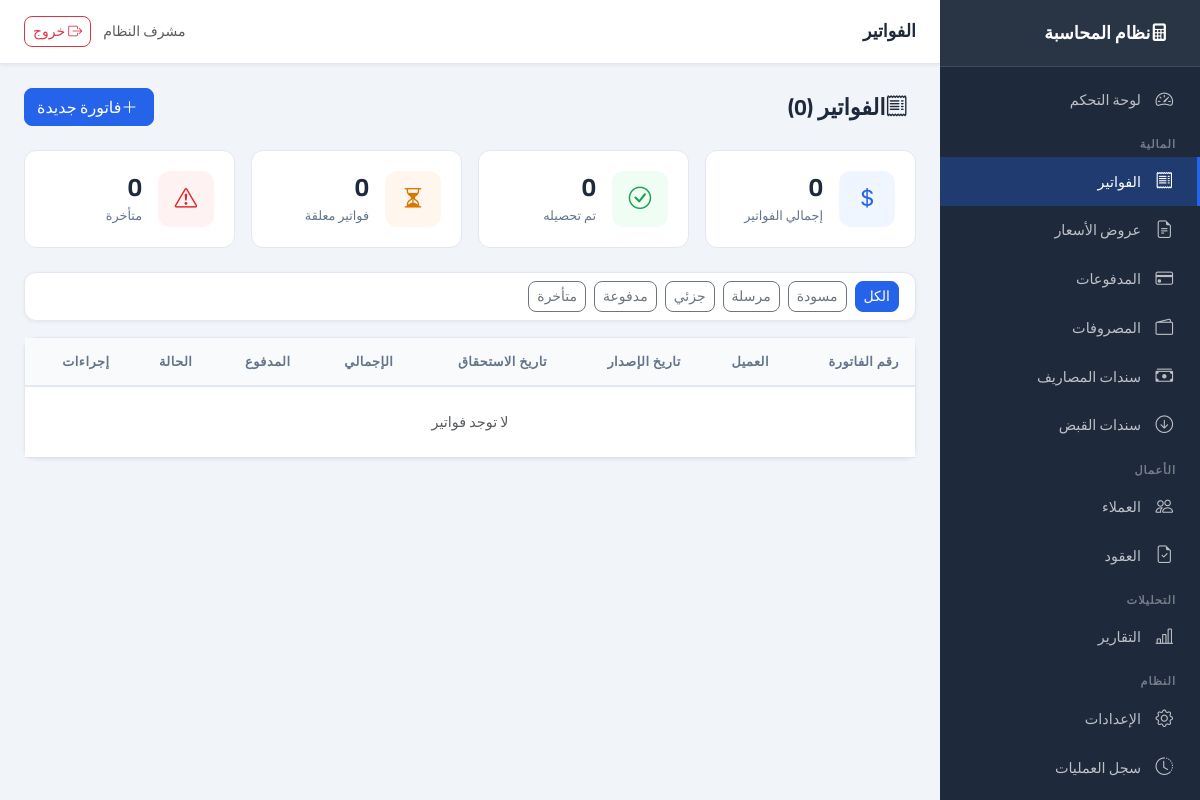
Page /invoices (signed in) on the earlier database version.
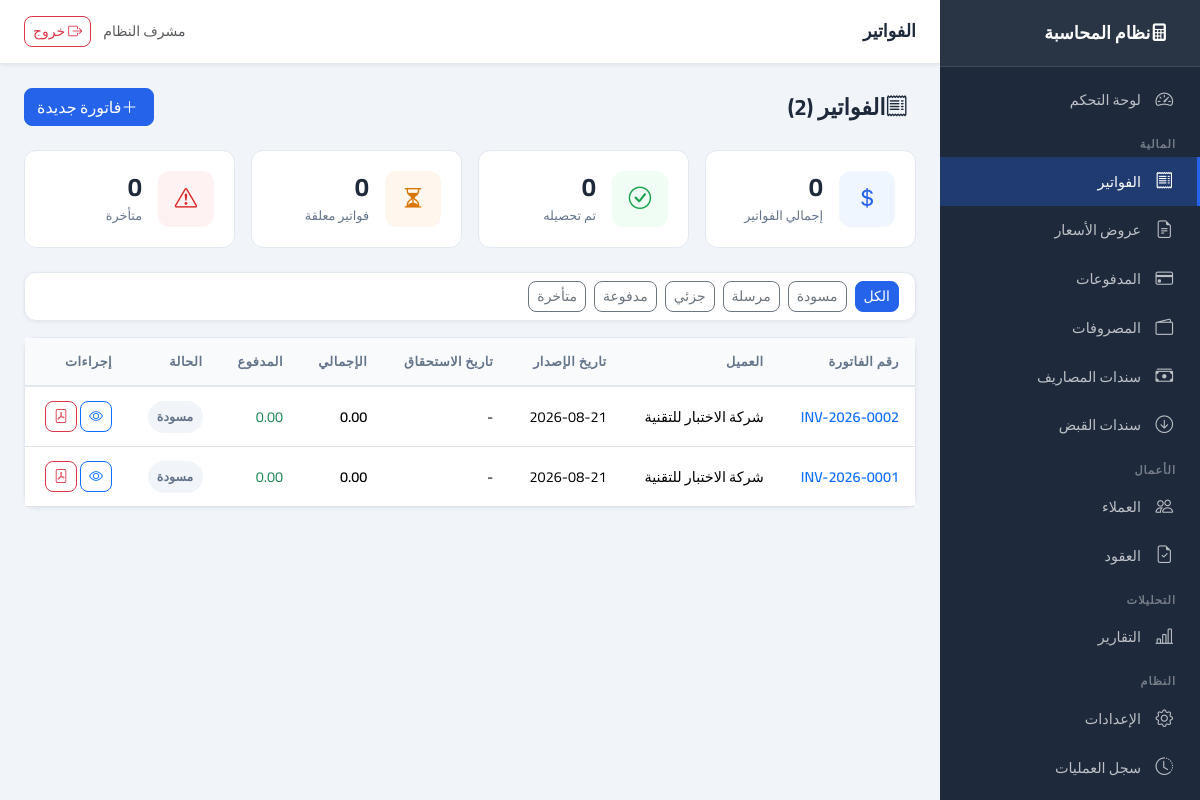
Same page on the later database version.
### app/models/invoice.py (models this page shows, shortened)
class Invoice(Base):
    __tablename__ = "invoices"
    id: Mapped[int] = mapped_column(primary_key=True, index=True)
    invoice_number: Mapped[str] = mapped_column(String(50), unique=True, index=True, nullable=False)
    client_id: Mapped[int] = mapped_column(Integer, ForeignKey("clients.id"), nullable=False, index=True)
    contract_id: Mapped[int | None] = mapped_column(Integer, ForeignKey("contracts.id"), nullable=True)
    quotation_id: Mapped[int | None] = mapped_column(Integer, ForeignKey("quotations.id"), nullable=True)
    issue_date: Mapped[date] = mapped_column(Date, nullable=False, index=True)
    due_date: Mapped[date | None] = mapped_column(Date, nullable=True)
    subtotal: Mapped[Decimal] = mapped_column(Numeric(15, 2), default=0, nullable=False)
    tax_rate: Mapped[Decimal] = mapped_column(Numeric(5, 2), default=0, nullable=False)
    tax_amount: Mapped[Decimal] = mapped_column(Numeric(15, 2), default=0, nullable=False)
    discount: Mapped[Decimal] = mapped_column(Numeric(15, 2), default=0, nullable=False)
    total: Mapped[Decimal] = mapped_column(Numeric(15, 2), default=0, nullable=False)
    paid_amount: Mapped[Decimal] = mapped_column(Numeric(15, 2), default=0, nullable=False)
    status: Mapped[InvoiceStatus] = mapped_column(SAEnum(InvoiceStatus), default=InvoiceStatus.DRAFT, nullable=False, index=True)
    notes: Mapped[str | None] = mapped_column(Text, nullable=True)
    created_at: Mapped[datetime] = mapped_column(DateTime, default=lambda: __import__("datetime").datetime.now(__import__("datetime").timezone.utc).replace(tzinfo=None), nullable=False)
    created_by: Mapped[int | None] = mapped_column(Integer, ForeignKey("users.id"), nullable=True)
    client = relationship("Client", back_populates="invoices")
    contract = relationship("Contract", back_populates="invoices")
    quotation = relationship("Quotation", foreign_keys=[quotation_id], lazy="joined")
    items = relationship("InvoiceItem", back_populates="invoice", cascade="all, delete-orphan", order_by="InvoiceItem.sort_order")
    payments = relationship("Payment", back_populates="invoice", lazy="dynamic")

### app/models/client.py (models this page shows, shortened)
class Client(Base):
    __tablename__ = "clients"
    id: Mapped[int] = mapped_column(primary_key=True, index=True)
    name: Mapped[str] = mapped_column(String(150), nullable=False, index=True)
    type: Mapped[ClientType] = mapped_column(SAEnum(ClientType), default=ClientType.COMPANY, nullable=False)
    email: Mapped[str | None] = mapped_column(String(100), nullable=True)
    phone: Mapped[str | None] = mapped_column(String(20), nullable=True)
    address: Mapped[str | None] = mapped_column(Text, nullable=True)
    tax_number: Mapped[str | None] = mapped_column(String(50), nullable=True)
    notes: Mapped[str | None] = mapped_column(Text, nullable=True)
    is_active: Mapped[bool] = mapped_column(Boolean, default=True, nullable=False)
    created_at: Mapped[datetime] = mapped_column(DateTime, default=lambda: __import__("datetime").datetime.now(__import__("datetime").timezone.utc).replace(tzinfo=None), nullable=False)
    created_by: Mapped[int | None] = mapped_column(Integer, ForeignKey("users.id"), nullable=True)
    contracts = relationship("Contract", back_populates="client", lazy="dynamic")
    quotations = relationship("Quotation", back_populates="client", lazy="dynamic")
    invoices = relationship("Invoice", back_populates="client", lazy="dynamic")
    payments = relationship("Payment", back_populates="client", lazy="dynamic")

### app/routers/invoices.py (the view)
@router.get("", response_class=HTMLResponse)
async def list_invoices(
    request: Request, db: Session = Depends(get_db),
    status: Optional[str] = None, client_id: Optional[int] = None,
    page: int = Query(default=1, ge=1),
):
    if not request.session.get("user_id"):
        return RedirectResponse(url="/auth/login", status_code=302)
    if status and status not in _VALID_STATUSES:
        status = None
    service = InvoiceService(db)
    service.update_overdue()
    invoices, total = service.get_all(skip=(page - 1) * 20, limit=20, client_id=client_id, status=status)
    summary = service.get_summary()
    return templates.TemplateResponse("invoices/list.html", {
        "request": request, "invoices": invoices, "total": total,
        "page": page, "total_pages": max(1, (total + 19) // 20),
        "status_filter": status, "summary": summary,
    })

### app/core/logging_config.py (called while the page is built)
    def filter(self, record: logging.LogRecord) -> bool:
        record.request_id = _request_id_var.get()
        return True

    def format(self, record: logging.LogRecord) -> str:
        if isinstance(record.args, dict):
            record.args = {
                k: ("***" if any(s in k.lower() for s in self.SENSITIVE) else v)
                for k, v in record.args.items()
            }
        return super().format(record)

### app/templates/invoices/list.html (shortened to what this page needs)
{% extends "base.html" %}
{% block page_title %}الفواتير{% endblock %}
{% block content %}
<div class="page-header">
    <h1><i class="bi bi-receipt me-2"></i>الفواتير ({{ total }})</h1>
    <a href="/invoices/new" class="btn btn-primary"><i class="bi bi-plus-lg me-1"></i>فاتورة جديدة</a>
</div>
<div class="row g-3 mb-4">
    <div class="col-md-3 col-sm-6">
        <div class="stat-card">
            <div class="stat-icon blue"><i class="bi bi-currency-dollar"></i></div>
            <div><div class="stat-value">{{ "{:,.0f}".format(summary.total_invoiced) }}</div><div class="stat-label">إجمالي الفواتير</div></div>
        </div>
    </div>
    <div class="col-md-3 col-sm-6">
        <div class="stat-card">
            <div class="stat-icon green"><i class="bi bi-check-circle"></i></div>
            <div><div class="stat-value">{{ "{:,.0f}".format(summary.total_paid) }}</div><div class="stat-label">تم تحصيله</div></div>
        </div>
    </div>
    <div class="col-md-3 col-sm-6">
        <div class="stat-card">
            <div class="stat-icon orange"><i class="bi bi-hourglass-split"></i></div>
            <div><div class="stat-value">{{ summary.pending_count }}</div><div class="stat-label">فواتير معلقة</div></div>
        </div>
    </div>
    <div class="col-md-3 col-sm-6">
        <div class="stat-card">
            <div class="stat-icon red"><i class="bi bi-exclamation-triangle"></i></div>
            <div><div class="stat-value">{{ summary.overdue_count }}</div><div class="stat-label">متأخرة</div></div>
        </div>
    </div>
</div>
<div class="card mb-3">
    <div class="card-body py-2">
        <div class="d-flex gap-2 flex-wrap">
            <a href="/invoices" class="btn btn-sm {{ 'btn-primary' if not status_filter else 'btn-outline-secondary' }}">الكل</a>
            {% for s, label in [('draft','مسودة'),('sent','مرسلة'),('partial','جزئي'),('paid','مدفوعة'),('overdue','متأخرة')] %}
            <a href="/invoices?status={{ s }}" class="btn btn-sm {{ 'btn-primary' if status_filter == s else 'btn-outline-secondary' }}">{{ label }}</a>
            {% endfor %}
        </div>
    </div>
</div>
<div class="card">
    <div class="card-body p-0">
        <table class="table table-hover mb-0">
            <thead><tr>
                <th>رقم الفاتورة</th><th>العميل</th><th>تاريخ الإصدار</th>
                <th>تاريخ الاستحقاق</th><th>الإجمالي</th><th>المدفوع</th><th>الحالة</th><th>إجراءات</th>
            </tr></thead>
            <tbody>
            {% for inv in invoices %}
            <tr>
                <td><a href="/invoices/{{ inv.id }}" class="fw-semibold text-decoration-none">{{ inv.invoice_number }}</a></td>
                <td>{{ inv.client.name if inv.client else '-' }}</td>
                <td>{{ inv.issue_date }}</td>
                <td class="{{ 'text-danger fw-bold' if inv.status.value == 'overdue' else '' }}">{{ inv.due_date or '-' }}</td>
                <td class="fw-semibold">{{ "{:,.2f}".format(inv.total) }}</td>
                <td class="text-success">{{ "{:,.2f}".format(inv.paid_amount) }}</td>
                <td>
                    <span class="badge-status badge-{{ inv.status.value }}">
                        {{ {'draft':'مسودة','sent':'مرسلة','partial':'جزئي','paid':'مدفوعة','overdue':'متأخرة','cancelled':'ملغاة'}[inv.status.value] }}
                    </span>
                </td>
                <td>
                    <a href="/invoices/{{ inv.id }}" class="btn btn-sm btn-outline-primary"><i class="bi bi-eye"></i></a>
                    <a href="/invoices/{{ inv.id }}/pdf" class="btn btn-sm btn-outline-danger" target="_blank"><i class="bi bi-file-pdf"></i></a>
                </td>
            </tr>
            {% else %}
            <tr><td colspan="8" class="text-center text-muted py-4">لا توجد فواتير</td></tr>
            {% endfor %}
            </tbody>
        </table>
    </div>
</div>
{% endblock %}

Differences in the rows shown:
added Invoice: invoice_number "INV-2026-0002", client "شركة الاختبار للتقنية", issue_date "2026-08-21", due_date "-", total "0.00", paid_amount "0.00", status "مسودة"
added Invoice: invoice_number "INV-2026-0001", client "شركة الاختبار للتقنية", issue_date "2026-08-21", due_date "-", total "0.00", paid_amount "0.00", status "مسودة"
Other differences:
{{ total }}: "0" → "2"
text no longer shown: "لا توجد فواتير"
